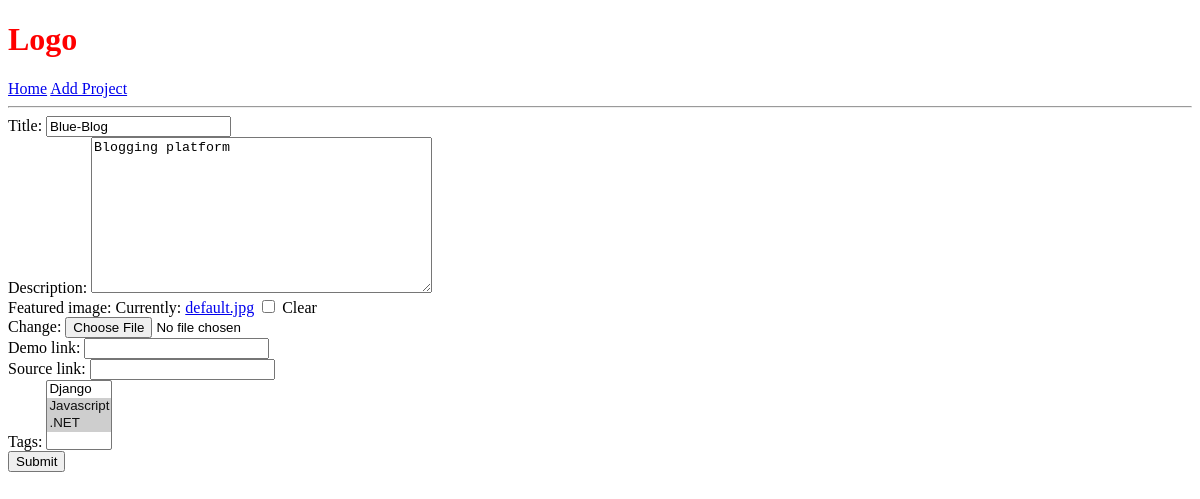
The page /updateproject/b6472905-aa04-4b58-99a0-7ba6b4a4f781/ on the database as committed earlier.
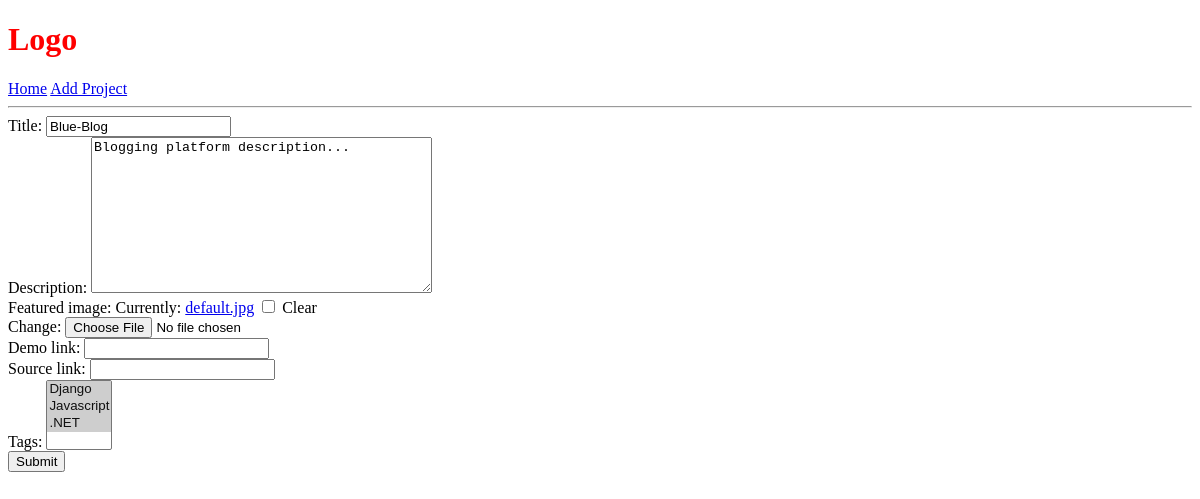
The same page on the database as committed later.
### projects/models.py (models this page shows, shortened)
class Project(models.Model):
    id = models.UUIDField(default=uuid.uuid4, unique=True,
                          primary_key=True, editable=False)
    title = models.CharField(max_length=200)
    description = models.TextField(null=True, blank=True)
    featured_image = models.ImageField(null=True, blank=True, default='default.jpg')
    demo_link = models.CharField(max_length=1000, null=True, blank=True)
    source_link = models.CharField(max_length=1000, null=True, blank=True)
    vote_total = models.IntegerField(default=0)
    vote_ratio = models.IntegerField(default=0)
    created = models.DateTimeField(auto_now_add=True)
    tags = models.ManyToManyField('Tag', blank=True)

### projects/views.py (the view)
# urls.py: path('updateproject/<str:pk>/', views.updateProject, name='update-project'),
def updateProject(request, pk):
    project = Project.objects.get(id=pk)
    form = ProjectForm(instance=project)
    if request.method == 'POST':
        form = ProjectForm(request.POST, instance=project)
        if form.is_valid():
            form.save()
            return redirect('projects')
    context = {'form': form}
    return render(request, 'projects/update_project.html', context)

### projects/forms.py
class ProjectForm(ModelForm):
    class Meta:
        model = Project
        fields = '__all__'                      # to include all the fields from model to form.
        exclude = ['vote_total', 'vote_ratio']  # to exculde a specific fields.

### projects/models.py (called while the page is built)
    def __str__(self):
        return self.name

### projects/templates/projects/update_project.html (shortened to what this page needs)
{% extends 'main.html' %}
{% block content %}
<form method="POST" action="">
    {{form}}
    <input type="submit" value="Submit">
</form>
{% endblock content %}

Rows that differ between the two databases and show on the page:
changed Project "Blue-Blog": description "Blogging platform" → "Blogging platform description..."
Other text that changed with them:
form field tags: "Django / Javascript ☑ / .NET ☑" → "Django ☑ / Javascript ☑ / .NET ☑"
